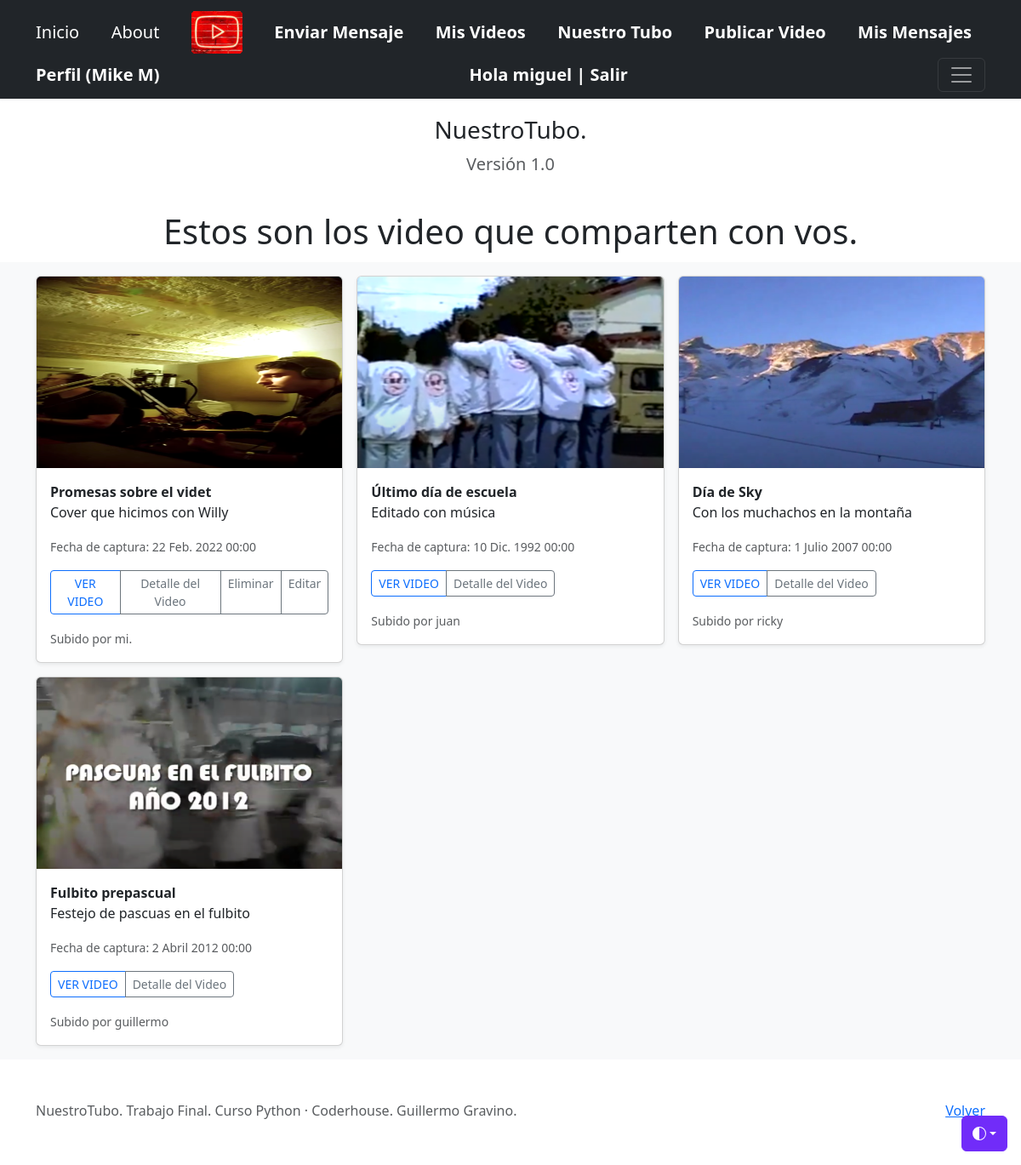
Page /videos/list (signed in) on the committed database.
### AdminVideos/models.py (models this page shows, shortened)
class Profile(models.Model):
     user = models.OneToOneField(User, on_delete=models.CASCADE, related_name="profile")
     nombre_completo = models.CharField(max_length=80, blank=False)
     avatar = models.ImageField(upload_to="avatares", null=True, blank=True)
     @property
     def avatar_url(self):
        return self.avatar.url if self.avatar else '/media/avatares/default-avatar.png'

class Video(models.Model):
    nombre_video = models.CharField(max_length=30)
    url_video = models.CharField(max_length=80, blank=False)
    descripcion_video = models.CharField(max_length=300)
    quienes_aparecen = models.CharField('Ingresá el nombre y apellido de quienes participan en el video, separados por coma', max_length=120, blank=False)
    propietario = models.ForeignKey(to=User, on_delete=models.CASCADE, related_name="propietario")
    image = models.ImageField("Subí una imagen que identifique al video (o un fotograma del mismo)", upload_to="videos/", null=True, blank=True)
    fecha_video= models.DateTimeField("Fecha de captura del video:")
    @property
    def image_url(self):
        return self.image.url if self.image else '/media/videos/nuestrotubo.png'

### AdminVideos/views.py (the view)
# urls.py: path('videos/list', VideoList.as_view(), name="videos-list"),
class VideoList(ListView):
    model = Video
    context_object_name = "videos"
    def get_queryset(self):
        if self.request.user.is_authenticated:
            try:
                if self.request.user.profile:
                        query = self.request.user.profile.nombre_completo
                        if query:
                            object_list = Video.objects.filter(quienes_aparecen__icontains=query)
                        return object_list
            except Exception:
               object_list = Video.objects.filter(quienes_aparecen__icontains="%%")
            return object_list
        else:
            object_list = Video.objects.filter(quienes_aparecen__icontains="%%")
        return object_list

### AdminVideos/templates/AdminVideos/video_list.html (shortened to what this page needs)
{% extends "AdminVideos/video_list_base.html" %}
{% load static %}
{% block titulo_ok %}
   <h1 class="fw-light"> Estos son los video que comparten con vos. </h1>
{% endblock %}

### AdminVideos/templates/AdminVideos/video_list_base.html (shortened to what this page needs)
{% extends "AdminVideos/index.html" %}
{% load static %}
{% block un_video %}
{% for video in videos %}
  <div class="col">
    <div class="card shadow-sm">
      <img class="card-img-top" style="height: 225px; width: 100%; display: block" src="{{video.image_url}}" data-holder-rendered="true">
      <div class="card-body">
        <strong><p class="card-text">{{ video.nombre_video }}</p></strong>
        <p class="card-text">{{ video.descripcion_video }}</p>
        <p><small class="text-muted">Fecha de captura: {{ video.fecha_video }}</small></p>
        <div class="d-flex justify-content-between align-items-center">
          <div class="btn-group">
            <a href="{{video.url_video}}" type="button" class="btn btn-sm btn-outline-primary">VER VIDEO</a>
            <a href="{% url 'videos-detail' video.id %}" type="button" class="btn btn-sm btn-outline-secondary">Detalle del Video</a>
            {% if user.id == video.propietario.id %}
              <a href="{% url 'videos-delete' video.id %}" type="button" class="btn btn-sm btn-outline-secondary">Eliminar</a>
              <a href="{% url 'videos-update' video.id %}" type="button"  class="btn btn-sm btn-outline-secondary">Editar</a>
          </div>
        </div>
             <small class="text-muted">Subido por mi.</small>
            {% else %}
          </div>
        </div>
             <small class="text-muted">Subido por {{ video.propietario }}</small>
            {% endif %}
        </div>
     </div>
  </div>
{% endfor %}
{% endblock %}

### AdminVideos/templates/AdminVideos/base.html (shortened to what this page needs)
<!DOCTYPE html>
<html lang="es-AR">
<head>
   {% load static %}
<link href="{% static 'AdminVideos/css/bootstrap.min.css' %}" rel="stylesheet">
</head>
<body>
  <body>
    <div class="dropdown position-fixed bottom-0 end-0 mb-3 me-3 bd-mode-toggle">
      <button class="btn btn-bd-primary py-2 dropdown-toggle d-flex align-items-center"
              id="bd-theme"
              type="button"
              aria-expanded="false"
              data-bs-toggle="dropdown"
              aria-label="Toggle theme (auto)">
        <svg class="bi my-1 theme-icon-active" width="1em" height="1em"><use href="#circle-half"></use></svg>
      </button>
    </div>
<header data-bs-theme="dark">
  <div class="navbar navbar-dark bg-dark shadow-sm">
    <div class="container">
      <a href="{% url 'index' %}" class="navbar-brand d-flex align-items-center">
        Inicio
      </a>
      <a href="{% url 'about' %}" class="navbar-brand d-flex align-items-center">
        About
      </a>
      {%if user.profile.avatar_url %}
          <a href="{% url 'about' %}" class="navbar-brand d-flex align-items-center">
            <img src="{{user.profile.avatar_url}}" height="50" width="60">
          </a>
      {% endif %}
      <a href="{% url 'mensaje-create' %}" class="navbar-brand d-flex align-items-center">
        <strong>Enviar Mensaje</strong>
      </a>
      {% if user.is_authenticated  %}
        <a href= "{% url 'videos-mine' %}" class="navbar-brand d-flex align-items-center">
          <strong>Mis Videos</strong>
        </a>
      <a href="{% url 'videos-list' %}" class="navbar-brand d-flex align-items-center">
        <strong>Nuestro Tubo</strong>
      </a>
      <a href="{% url 'videos-create' %}" class="navbar-brand d-flex align-items-center">
        <strong>Publicar Video</strong>
      </a>
      <a href="{% url 'mensaje-list' %}" class="navbar-brand d-flex align-items-center">
        <strong>Mis Mensajes</strong>
      </a>
      {% if user.profile %}
        <a href="{% url 'profile-update' user.profile.id %}" class="navbar-brand d-flex align-items-center">
          <strong>Perfil ({{user.profile.nombre_completo}})</strong>
        </a>
      {% else %}
        <a href="{% url 'profile-create' %}" class="navbar-brand d-flex align-items-center">
          <strong>Completar Perfil</strong>
        </a>
    {% endif %}
    <a href="{% url 'logout' %}" class="navbar-brand d-flex align-items-center">
      <strong>Hola {{user.username}} | Salir</strong>
    </a>
  {% endif %}
  <button class="navbar-toggler" type="button" data-bs-toggle="collapse" data-bs-target="#navbarHeader" aria-controls="navbarHeader" aria-expanded="false" aria-label="Toggle navigation">
    <span class="navbar-toggler-icon"></span>
    </button>
  </div>
</div>
</header>
{% block principal %}
{% endblock %}
<footer class="text-muted py-5">
    <div class="container">
      <p class="float-end mb-1">
        <a href="{% url 'videos-list' %}">Volver</a>
      </p>
      <p class="mb-1">NuestroTubo. Trabajo Final. Curso Python · Coderhouse. Guillermo Gravino.</p>
    </div>
 </footer>
  </body></html>

### AdminVideos/templates/AdminVideos/base.html (style rules this page uses)
.bi { vertical-align: -.125em; fill: currentColor; }
.btn-bd-primary { --bd-violet-bg: #712cf9; --bd-violet-rgb: 112.520718, 44.062154, 249.437846; --bs-btn-font-weight: 600; --bs-btn-color: var(--bs-white); --bs-btn-bg: var(--bd-violet-bg); --bs-btn-border-color: var(--bd-violet-bg); --bs-btn-hover-color: var(--bs-white); --bs-btn-hover-bg: #6528e0; --bs-btn-hover-border-color: #6528e0; --bs-btn-focus-shadow-rgb: var(--bd-violet-rgb); --bs-btn-active-color: var(--bs-btn-hover-color); --bs-btn-active-bg: #5a23c8; --bs-btn-active-border-color: #5a23c8; }
.bd-mode-toggle { z-index: 1500; }

### rows in the picture
Video: image_url (picture), nombre_video "Promesas sobre el videt", descripcion_video "Cover que hicimos con Willy", fecha_video "22 Feb. 2022 00:00", shows "Eliminar"
Video: image_url (picture), nombre_video "Último día de escuela", descripcion_video "Editado con música", fecha_video "10 Dic. 1992 00:00", propietario "juan"
Video: image_url (picture), nombre_video "Día de Sky", descripcion_video "Con los muchachos en la montaña", fecha_video "1 Julio 2007 00:00", propietario "ricky"
Video: image_url (picture), nombre_video "Fulbito prepascual", descripcion_video "Festejo de pascuas en el fulbito", fecha_video "2 Abril 2012 00:00", propietario "guillermo"

### other values in the picture
{{ user.profile.nombre_completo }} "Mike M"
{{ user.username }} "miguel"
